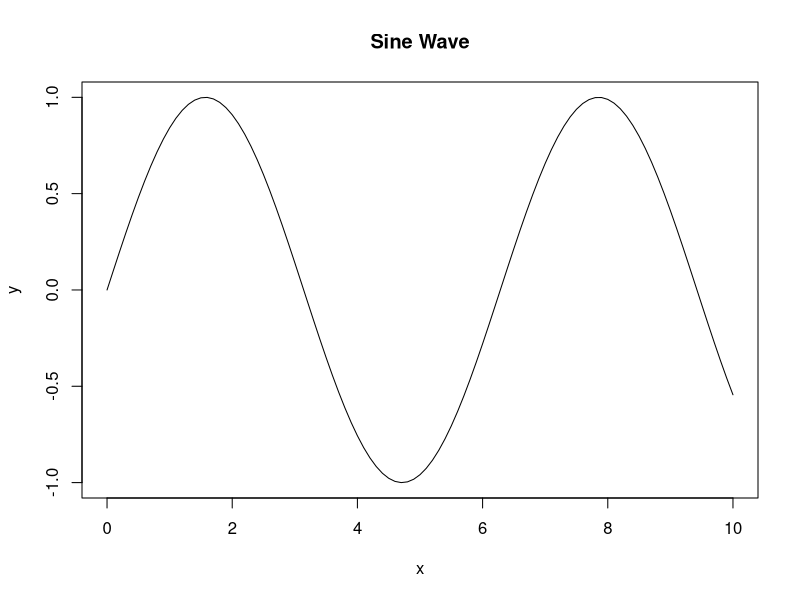

Recreate this plot in R.
# Create a sequence of values from 0 to 10 with steps of 0.1
x <- seq(0, 10, by = 0.1)

# Calculate the sine of x
y <- sin(x)

# Plot the sine wave
plot(x, y, type="l", main="Sine Wave")
